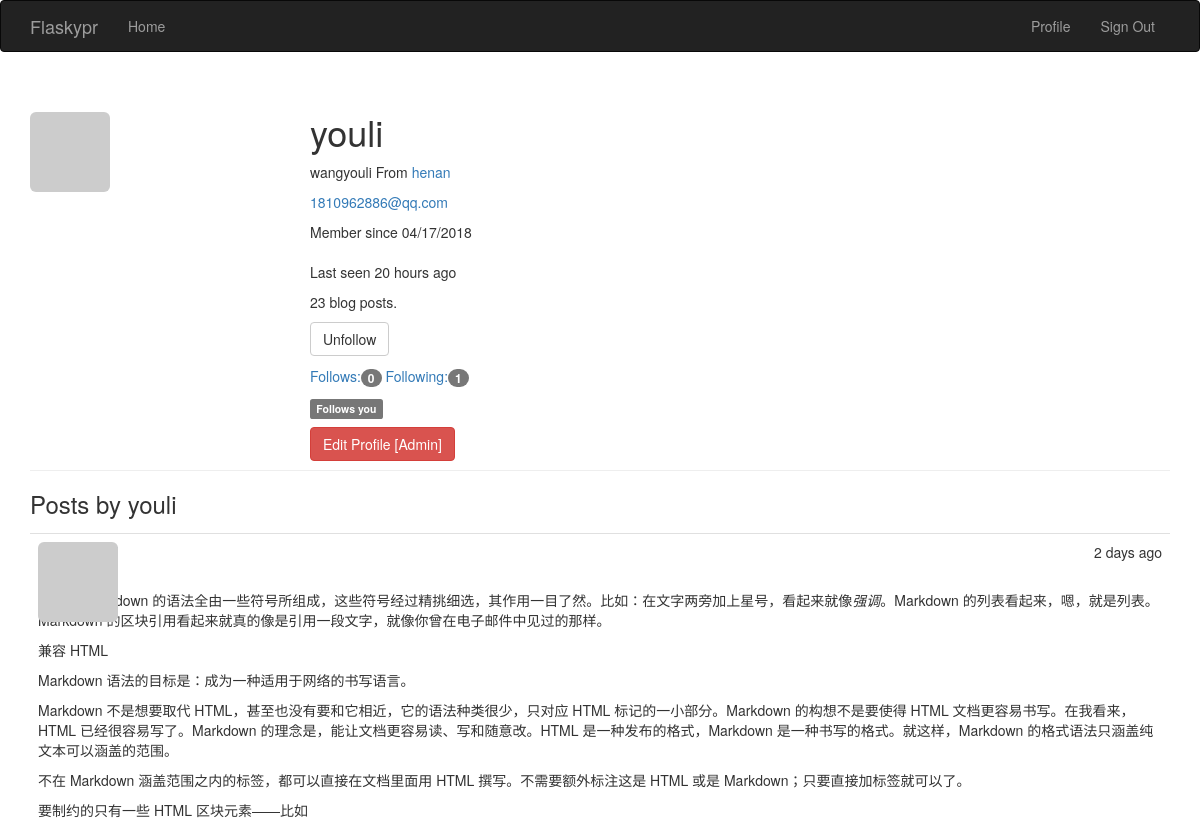
Page /user/youli (signed in, upper part) on the earlier database version.
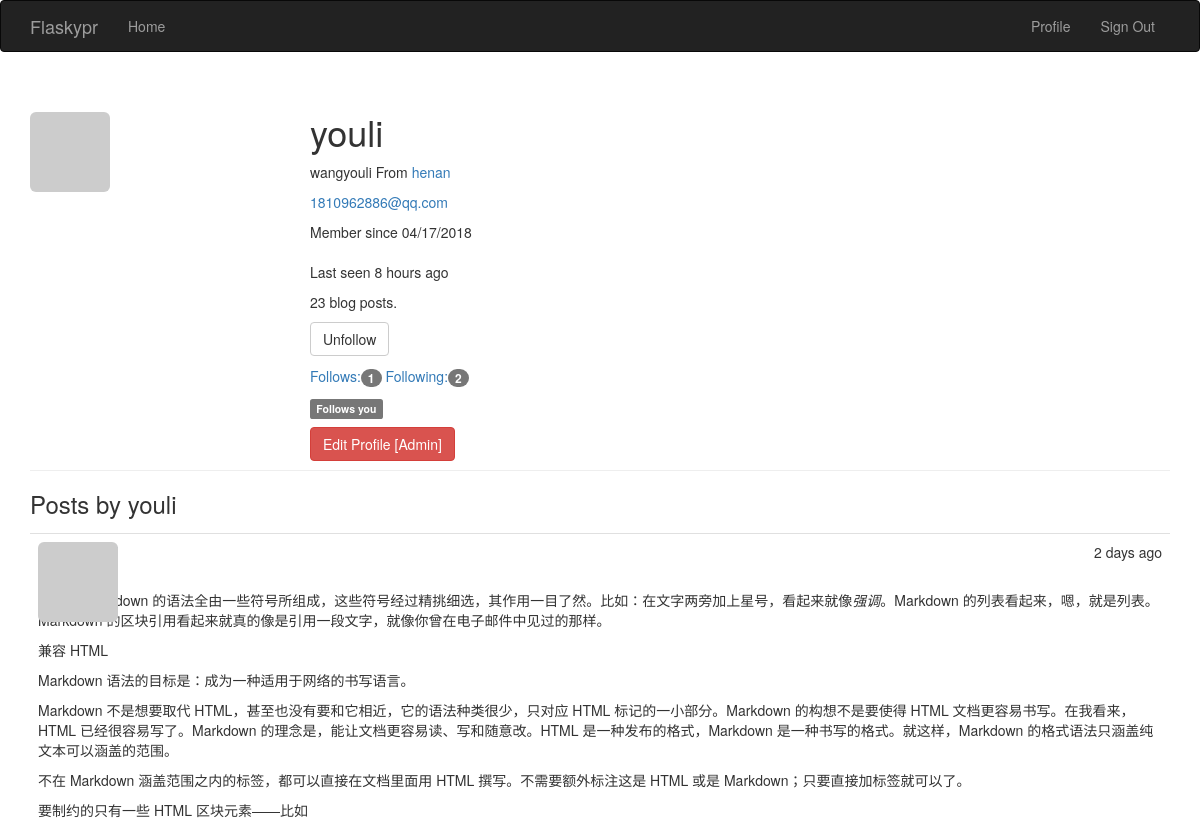
Same page on the later database version.
### app/models.py (models this page shows, shortened)
class User(UserMixin, db.Model):
    __tablename__ = 'users'
    id = db.Column(db.Integer, primary_key=True)
    username = db.Column(db.String(64), unique=True, index=True)
    email = db.Column(db.String(64), unique=True, index=True)
    role_id = db.Column(db.Integer, db.ForeignKey('roles.id'))
    password_hash = db.Column(db.String(128))
    confirmed = db.Column(db.Boolean, default=False)
    name = db.Column(db.String(64))
    location = db.Column(db.String(64))
    about_me = db.Column(db.Text())
    member_since = db.Column(db.DateTime(), default=datetime.datetime.utcnow)
    last_seen = db.Column(db.DateTime(), default=datetime.datetime.utcnow)
    avatar_hash = db.Column(db.String(32))
    posts = db.relationship('Post', backref='author', lazy='dynamic')
    followed = db.relationship('FollowT',
                               foreign_keys=[FollowT.follower_id],
                               backref=db.backref('follower', lazy='joined'),
                               lazy='dynamic', cascade='all, delete-orphan')
    followers = db.relationship('FollowT',
                                foreign_keys=[FollowT.followed_id],
                                backref=db.backref('followed', lazy='joined'),
                                lazy='dynamic',
                                cascade='all, delete-orphan')
    def is_following(self, user):
        return self.followed.filter_by(
            followed_id=user.id).first() is not None
    def ping(self):
        self.last_seen = datetime.datetime.utcnow()
        db.session.add(self)
    @property
    def password(self):
        raise AttributeError('password is not a readable attribute')
    def can(self, perm):
        return self.role is not None and self.role.has_permission(perm)
    def gravatar(self, size=100, default='identicon', rating='g'):
        if request.is_secure:
            url = 'https://secure.gravatar.com/avatar'
        else:
            url = 'http://www.gravatar.com/avatar'
        hash = self.avatar_hash or hashlib.md5(self.email.encode('utf-8')).hexdigest()
        return '{url}/{hash}?s={size}&d={default}&r={rating}'.format(
            url=url, hash=hash, size=size, default=default, rating=rating
        )

class Post(db.Model):
    __tablename__ = 'posts'
    id = db.Column(db.Integer, primary_key=True)
    body = db.Column(db.Text)
    timestamp = db.Column(db.DateTime, index=True, default=datetime.datetime.utcnow)
    author_id = db.Column(db.Integer, db.ForeignKey('users.id'))
    body_html = db.Column(db.Text)

### app/main/views.py (the view)
@main.route('/user/<username>')
def user(username):
    user = User.query.filter_by(username=username).first()
    if user is None:
        abort(404)
    posts = user.posts.order_by(Post.timestamp.desc()).all()
    return render_template('user.html', user=user, posts=posts)

### app/auth/views.py (called while the page is built)
@auth.before_app_request
def before_request():
    if current_user.is_authenticated:
        current_user.ping()
        if not current_user.confirmed \
            and request.endpoint[:5] != 'auth.'\
                and request.endpoint != 'static':
            return redirect(url_for('auth.unconfirmed'))

### app/main/__init__.py (called while the page is built)
@main.app_context_processor
def inject_permissions():
    return dict(Permission=Permission)

### app/models.py (called while the page is built)
@login_manager.user_loader
def load_user(user_id):
    return User.query.get(int(user_id))

    def has_permission(self, perm):
        return self.permissions and perm == perm

### app/templates/user.html (shortened to what this page needs)
{% extends 'base.html' %}
{% import "_macros.html" as macros %}
{% block page_content %}
    <div class="page-header"> <img src="{{ user.gravatar(size=256) }}" alt="" class="img-rounded profile-thumbnail">
    <div class="profile-header">
        <h1>{{ user.username }}</h1>
        {% if user.name or user.location %}
        <p>
            {% if user.name %}{{ user.name }}{% endif %}
            {% if user.location %}
            From <a target="_blank" href="http://maps.baidu.com/?q={{ user.location }}">{{ user.location }}</a>
            {% endif %}
        </p>
        {% endif %}
        {% if current_user.is_administrator %}
        <p><a href="mailto:{{ user.email }}">{{ user.email }}</a></p>
        {% endif %}
        <p>
            Member since {{ moment(user.member_since).format('L') }} <br /> <br />
            Last seen {{ moment(user.last_seen).fromNow() }}
        </p>
        <p>{{ user.posts.count() }} blog posts.</p>
<p>
    {% if current_user.can(Permission.FOLLOW) and user != current_user %}
        {% if not current_user.is_following(user) %}
            <a href="{{ url_for('.follow', username=user.username) }}"
            class="btn btn-primary">Follow</a>
        {% else %}
            <a href="{{ url_for('.unfollow', username=user.username) }}"
                class="btn btn-default">Unfollow</a>
        {% endif %}
    {% endif %}
</p>
<p>
    <a href="{{ url_for('.followers', username=user.username) }}">
        Follows:<span class="badge">{{ user.followers.count()-1 }}</span>
    </a>
    <a href="{{ url_for('.followed_by', username=user.username) }}">
        Following:<span class="badge">{{ user.followed.count()-1 }}</span>
    </a>
</p>
<p>
    {% if current_user.is_authenticated and user!= current_user and user.is_following(current_user) %}
    <span class="label label-default">Follows you</span>
    {% endif %}
</p>
        {% if current_user.is_administrator %}
        <a href="{{ url_for('.edit_profile_admin', id=user.id) }}" class="btn btn-danger">
            Edit Profile [Admin]
        </a>
        {% endif %}
    </div>
    </div>
    <h3>Posts by {{ user.username }}</h3>
    {% include '_posts.html' %}
{% endblock %}

### app/templates/base.html (shortened to what this page needs)
{% extends 'bootstrap/base.html' %}
{% block head %}
{{ super()}}
<link rel="stylesheet" type="text/css" href="{{ url_for('static', filename='styles.css') }}">
{% endblock%}
{% block navbar %}
<div class="navbar navbar-inverse" role="navigation">
    <div class="container">
        <div class="navbar-header">
            <a href="/" class="navbar-brand">Flaskypr</a>
        </div>
        <div class="navbar-collapse collapse">
            <ul class="nav navbar-nav">
                <li><a href="/">Home</a></li>
            </ul>
             <ul class="nav navbar-nav navbar-right">
            {% if current_user.is_authenticated %}
                 <li>
                     <a href="{{ url_for('main.user', username=current_user.username) }}">Profile</a>
                 </li>
            <li><a href="{{ url_for('auth.logout') }}">Sign Out</a></li>
            {% else %}
            <li><a href="{{ url_for('auth.login') }}">Sign In</a></li>
            {% endif%}
             </ul>
        </div>
    </div>
</div>
{% endblock %}
{% block content %}
<div class="container">
    {% block page_content %}{% endblock %}
</div>
{% endblock %}

### app/templates/_posts.html (shortened to what this page needs)
<ul class="posts">
    {% for post in posts %}
    <li class="post">
        <div class="post-thumbnail">
            <a href="{{ url_for('.user', username=post.author.username) }}">
                <img class="img-rounded profile-thumbnail" src="{{ post.author.gravatar(size=40) }}">
            </a>
        </div>
        <div class="post-content">
            <div class="post-date">{{ moment(post.timestamp).fromNow() }}</div>
            <div class="post-author"><a href="{{ url_for('.user', username=post.author.username) }}">{{ post.author.username }}</a></div>
        </div>
        <div class="post-body">
            {% if post.body_html %}
            {{ post.body_html | safe }}
            {% else %}
                {{ post.body }}
            {% endif %}
        </div>
    </li>
    {% endfor %}
</ul>

### app/static/styles.css (style rules this page uses)
.profile-thumbnail { position: absolute; }
.profile-header { min-height: 260px; margin-left: 280px; }
ul.posts { list-style-type: none; padding: 0px; margin: 16px 0px 0px 0px; border-top: 1px solid #e0e0e0; }
ul.posts li.post { padding: 8px; border-bottom: 1px solid #e0e0e0; }
div.post-date { float: right; }
div.post-author { font-weight: bold; }
div.post-thumbnail { position: absolute; }
div.post-content { margin-left: 48px; min-height: 48px; }

Differences in the rows shown:
changed User "youli": last_seen "20 hours ago" → "8 hours ago"
Other differences:
{{ user.followers.count()-1 }}: "0" → "1"
{{ user.followed.count()-1 }}: "1" → "2"
